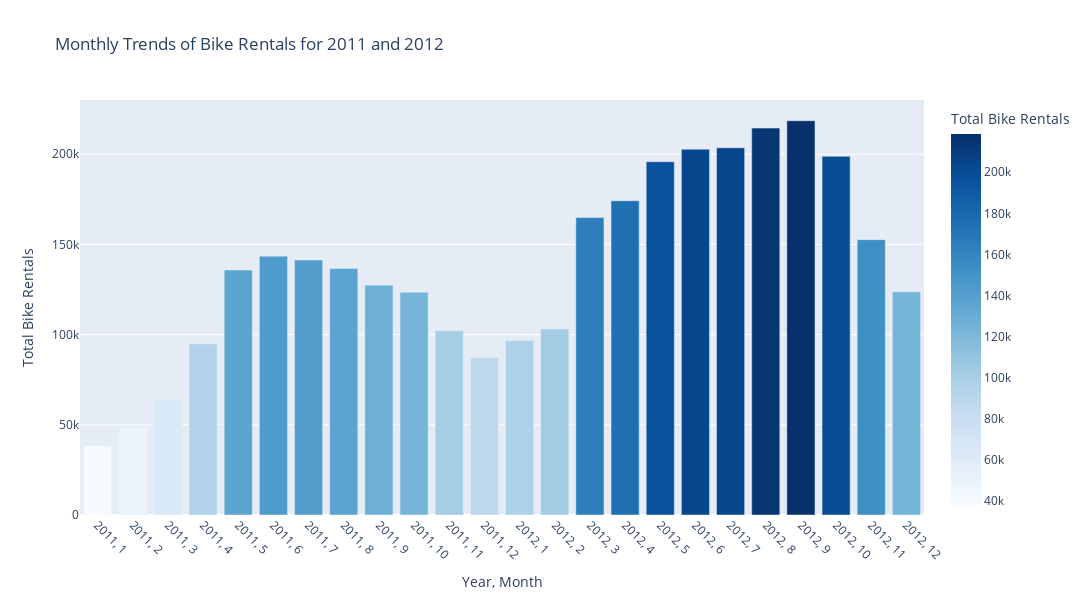

Here is the notebook cell this chart was saved with:
### Code cell
fig = plots.plotly_monthly_trends(aux_data, 1600, 600)  # 16x6 inches at 100 PPI
fig.show()

### Figure 1 — Plotly figure (JSON) as saved in the notebook; plotly's stock layout.template omitted (floating-point values rounded to 4 significant figures)
{"data": [{"alignmentgroup": "True", "hovertemplate": "Year, Month=%{x}<br>Total Bike Rentals=%{marker.color}<extra></extra>", "legendgroup": "", "marker": {"color": [38189, 48215, 64045, 94870, 135821, 143512, 141341, 136691, 127418, 123511, 102167, 87323, 96744, 103137, 164875, 174224, 195865, 202830, 203607, 214503, 218573, 198841, 152664, 123713], "coloraxis": "coloraxis", "pattern": {"shape": ""}}, "name": "", "offsetgroup": "", "orientation": "v", "showlegend": false, "textposition": "auto", "type": "bar", "x": ["2011, 1", "2011, 2", "2011, 3", "2011, 4", "2011, 5", "2011, 6", "2011, 7", "2011, 8", "2011, 9", "2011, 10", "2011, 11", "2011, 12", "2012, 1", "2012, 2", "2012, 3", "2012, 4", "2012, 5", "2012, 6", "2012, 7", "2012, 8", "2012, 9", "2012, 10", "2012, 11", "2012, 12"], "xaxis": "x", "y": [38189, 48215, 64045, 94870, 135821, 143512, 141341, 136691, 127418, 123511, 102167, 87323, 96744, 103137, 164875, 174224, 195865, 202830, 203607, 214503, 218573, 198841, 152664, 123713], "yaxis": "y"}], "layout": {"barmode": "relative", "coloraxis": {"colorbar": {"title": {"text": "Total Bike Rentals"}}, "colorscale": [[0, "rgb(247,251,255)"], [0.125, "rgb(222,235,247)"], [0.25, "rgb(198,219,239)"], [0.375, "rgb(158,202,225)"], [0.5, "rgb(107,174,214)"], [0.625, "rgb(66,146,198)"], [0.75, "rgb(33,113,181)"], [0.875, "rgb(8,81,156)"], [1, "rgb(8,48,107)"]]}, "height": 600, "legend": {"tracegroupgap": 0}, "title": {"text": "Monthly Trends of Bike Rentals for 2011 and 2012"}, "width": 1600, "xaxis": {"anchor": "y", "domain": [0, 1], "tickangle": 45, "title": {"text": "Year, Month"}}, "yaxis": {"anchor": "x", "domain": [0, 1], "title": {"text": "Total Bike Rentals"}}}}
